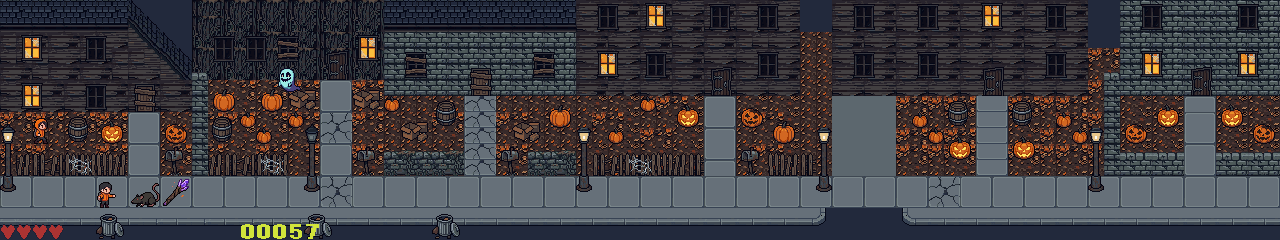

A level layout from a 2D game, rendered from its tile map. Below: a short description, then the map file with tile-grid data replaced by summaries:
An orthogonal 80x15 tile map with 16x16 px tiles, 3 tile layers (bg, fg, sprite).

<map version="1.10" tiledversion="1.12.2" orientation="orthogonal" renderorder="right-down" width="80" height="15" tilewidth="16" tileheight="16" infinite="0" nextlayerid="4" nextobjectid="1">
 <tileset firstgid="1" source="main.tsx" />
 <layer id="1" name="bg" width="80" height="15">
  <data>[1200 cells, 1200 non-empty, 43 distinct tile ids]</data>
 </layer>
 <layer id="2" name="fg" width="80" height="15">
  <data>[1200 cells, 382 non-empty, 77 distinct tile ids]</data>
 </layer>
 <layer id="3" name="sprite" width="80" height="15">
  <data>[1200 cells, 27 non-empty, 22 distinct tile ids]</data>
 </layer>
</map>
